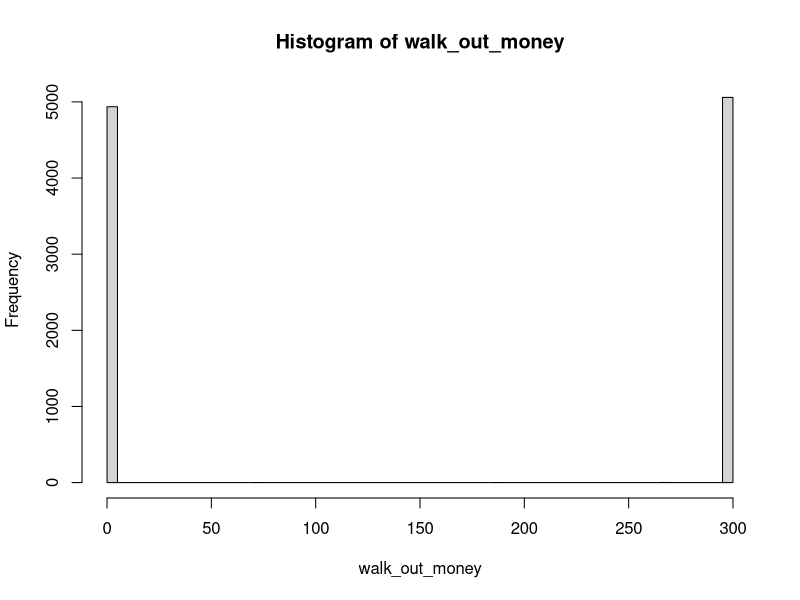
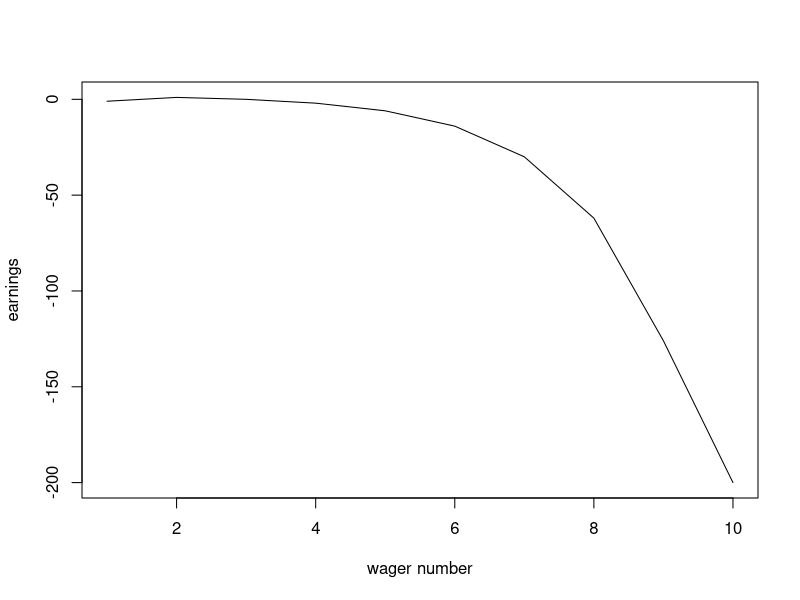

The R script that drew these images, in order: (Note: a time limit stopped this script after it produced the figures.)
## ---- chunk 1
library(dplyr)
one_play <- function(state){
  
    # Wager
    proposed_wager <- ifelse(state$previous_win, 1, 2*state$previous_wager)
    wager <- min(proposed_wager, state$M, state$B)
    
    # Spin of the wheel
    red <- rbinom(1,1,18/38)
    
    # Update state
    state$plays <- state$plays + 1
    state$previous_wager <- wager
    if(red){
      # WIN
      state$B <- state$B + wager
      state$previous_win <- TRUE
    }else{
      # LOSE
      state$B <- state$B - wager
      state$previous_win <- FALSE
    }
  state
}


#' Stopping rule
#'
#' Takes the state list and determines if the gambler has to stop
#' @param state A list.  See one_play
#' @return TRUE/FALSE
stop_play <- function(state){
  if(state$B <= 0) return(TRUE)
  if(state$plays >= state$L) return(TRUE)
  if(state$B >= state$W) return(TRUE)
  FALSE
}


#' Play roulette to either bankruptcy, success, or play limits
#'
#' @param B number, the starting budget
#' @param W number, the budget threshold for successfully stoping
#' @param L number, the maximum number of plays 
#' @param M number, the casino wager limit
#' @return A vector of budget values calculated after each play.
one_series <- function(
    B = 200
  , W = 300
  , L = 1000
  , M = 100
){

  # initial state
  state <- list(
    B = B
  , W = W
  , L = L
  , M = M
  , plays = 0
  , previous_wager = 0
  , previous_win = TRUE
  )
  
  # vector to store budget over series of plays
  budget <- rep(NA, L)
  
  # For loop of plays
  for(i in 1:L){
    new_state <- state %>% one_play
    budget[i] <- new_state$B
    if(new_state %>% stop_play){
      return(budget[1:i])
    }
    state <- new_state
  }
  budget    
}

# helper function
get_last <- function(x) x[length(x)] 


# Simulation
walk_out_money <- rep(NA, 10000)
for(j in seq_along(walk_out_money)){
  walk_out_money[j] <- one_series(B = 200, W = 300, L = 1000, M = 100) %>% get_last
}

# Walk out money distribution
hist(walk_out_money, breaks = 100)

# Estimated probability of walking out with extra cash
mean(walk_out_money > 200)

# Estimated earnings
mean(walk_out_money - 200)
## ---- chunk 2
earnings <- one_series(B = 200, W = 300, L = 1000, M = 100) - 200


plot(earnings,type="l",xlab="wager number")
## ---- chunk 3

#' A single play of the Martingale strategy
#'
#' Takes a state list, spins the roulette wheel, returns the state list with updated values (for example, budget, plays, etc)
#' @param state A list with the following entries: 
#'   B              number, the starting budget
#'   W              number, the budget threshold for successfully stoping
#'   L              number, the maximum number of plays 
#'   M              number, the casino wager limit
#'   plays          integer, the number of plays executed
#'   previous_wager number, the wager in the previous play (0 at first play)
#'   previous_win   TRUE/FALSE, indicator if the previous play was a win (TRUE at first play)
#' @return The updated state list
library(dplyr)
one_play <- function(state){
  
    # Wager
    proposed_wager <- ifelse(state$previous_win, 1, 2*state$previous_wager)
    wager <- min(proposed_wager, state$M, state$B)
    
    # Spin of the wheel
    red <- rbinom(1,1,18/38)
    
    # Update state
    state$plays <- state$plays + 1
    state$previous_wager <- wager
    if(red){
      # WIN
      state$B <- state$B + wager
      state$previous_win <- TRUE
    }else{
      # LOSE
      state$B <- state$B - wager
      state$previous_win <- FALSE
    }
  state
}


#' Stopping rule
#'
#' Takes the state list and determines if the gambler has to stop
#' @param state A list.  See one_play
#' @return TRUE/FALSE
stop_play <- function(state){
  if(state$B <= 0) return(TRUE)
  if(state$plays >= state$L) return(TRUE)
  if(state$B >= state$W) return(TRUE)
  FALSE
}


#' Play roulette to either bankruptcy, success, or play limits
#'
#' @param B number, the starting budget
#' @param W number, the budget threshold for successfully stoping
#' @param L number, the maximum number of plays 
#' @param M number, the casino wager limit
#' @return A vector of budget values calculated after each play.
one_series <- function(
    B = 200
  , W = 300
  , L = 1000
  , M = 100
){

  # initial state
  state <- list(
    B = B
  , W = W
  , L = L
  , M = M
  , plays = 0
  , previous_wager = 0
  , previous_win = TRUE
  )
  
  # vector to store budget over series of plays
  budget <- rep(NA, L)
  
  # For loop of plays
  for(i in 1:L){
    new_state <- state %>% one_play
    budget[i] <- new_state$B
    if(new_state %>% stop_play){
      return(budget[1:i])
    }
    state <- new_state
  }
  budget    
}

# helper function
get_last <- function(x) x[length(x)] 


# Simulation
store_outmoney <- rep(NA, 100)
for(i in 1:100){
b=i+200 # set a oringinal value of Starting budget

walk_out_money <- rep(NA, 1000)#when walking out, person has the money ///if we want to run a plot quickly, we should set with rep()'s time is smaller interger
for(j in seq_along(walk_out_money)){
  walk_out_money[j] <- one_series(B = b, W = 300, L = 1000, M = 100) %>% get_last#get_last is function(x) x[length(x)] 's value of last one

}
store_outmoney[i] <-mean(walk_out_money)#store_outmoney contains all of mean of walk_out_money




# Estimated earnings
y=mean(walk_out_money - 200)
}
xb<- 201:300 # original budget is from 201 to 300.
plot(x=xb,y=store_outmoney,type="l",xlab="Starting budget") #draw a line chart
## ---- chunk 4
#' A single play of the Martingale strategy
#'
#' Takes a state list, spins the roulette wheel, returns the state list with updated values (for example, budget, plays, etc)
#' @param state A list with the following entries: 
#'   B              number, the starting budget
#'   W              number, the budget threshold for successfully stoping
#'   L              number, the maximum number of plays 
#'   M              number, the casino wager limit
#'   plays          integer, the number of plays executed
#'   previous_wager number, the wager in the previous play (0 at first play)
#'   previous_win   TRUE/FALSE, indicator if the previous play was a win (TRUE at first play)
#' @return The updated state list
library(dplyr)
one_play <- function(state){
  
    # Wager
    proposed_wager <- ifelse(state$previous_win, 1, 2*state$previous_wager)
    wager <- min(proposed_wager, state$M, state$B)
    
    # Spin of the wheel
    red <- rbinom(1,1,18/38)
    
    # Update state
    state$plays <- state$plays + 1
    state$previous_wager <- wager
    if(red){
      # WIN
      state$B <- state$B + wager
      state$previous_win <- TRUE
    }else{
      # LOSE
      state$B <- state$B - wager
      state$previous_win <- FALSE
    }
  state
}


#' Stopping rule
#'
#' Takes the state list and determines if the gambler has to stop
#' @param state A list.  See one_play
#' @return TRUE/FALSE
stop_play <- function(state){
  if(state$B <= 0) return(TRUE)
  if(state$plays >= state$L) return(TRUE)
  if(state$B >= state$W) return(TRUE)
  FALSE
}


#' Play roulette to either bankruptcy, success, or play limits
#'
#' @param B number, the starting budget
#' @param W number, the budget threshold for successfully stoping
#' @param L number, the maximum number of plays 
#' @param M number, the casino wager limit
#' @return A vector of budget values calculated after each play.
one_series <- function(
    B = 200
  , W = 300
  , L = 1000
  , M = 100
){

  # initial state
  state <- list(
    B = B
  , W = W
  , L = L
  , M = M
  , plays = 0
  , previous_wager = 0
  , previous_win = TRUE
  )
  
  # vector to store budget over series of plays
  budget <- rep(NA, L)
  
  # For loop of plays
  for(i in 1:L){
    new_state <- state %>% one_play
    budget[i] <- new_state$B
    if(new_state %>% stop_play){
      return(budget[1:i])
    }
    state <- new_state
  }
  budget    
}

# helper function
get_last <- function(x) x[length(x)] 


# Simulation
store_outmoney <- rep(NA, 100)
for(i in 1:100){
w=i+200 # set a oringinal value of Starting budget

walk_out_money <- rep(NA, 1000)#when walking out, person has the money ///if we want to run a plot quickly, we should set with rep()'s time is smaller interger
for(j in seq_along(walk_out_money)){
  walk_out_money[j] <- one_series(B = 200, W = w, L = 1000, M = 100) %>% get_last#get_last is function(x) x[length(x)] 's value of last one

}
store_outmoney[i] <-mean(walk_out_money)#store_outmoney contains all of mean of walk_out_money





# Estimated earnings
y=mean(walk_out_money - 200)
}
xw<- 201:300 # the budget threshold for successfully stoping is from 201 to 300.
plot(x=xw,y=store_outmoney,type="l",xlab="the budget threshold for successfully stoping")#draw a line chart
## ---- chunk 5
#' A single play of the Martingale strategy
#'
#' Takes a state list, spins the roulette wheel, returns the state list with updated values (for example, budget, plays, etc)
#' @param state A list with the following entries: 
#'   B              number, the starting budget
#'   W              number, the budget threshold for successfully stoping
#'   L              number, the maximum number of plays 
#'   M              number, the casino wager limit
#'   plays          integer, the number of plays executed
#'   previous_wager number, the wager in the previous play (0 at first play)
#'   previous_win   TRUE/FALSE, indicator if the previous play was a win (TRUE at first play)
#' @return The updated state list
library(dplyr)
one_play <- function(state){
  
    # Wager
    proposed_wager <- ifelse(state$previous_win, 1, 2*state$previous_wager)
    wager <- min(proposed_wager, state$M, state$B)
    
    # Spin of the wheel
    red <- rbinom(1,1,18/38)
    
    # Update state
    state$plays <- state$plays + 1
    state$previous_wager <- wager
    if(red){
      # WIN
      state$B <- state$B + wager
      state$previous_win <- TRUE
    }else{
      # LOSE
      state$B <- state$B - wager
      state$previous_win <- FALSE
    }
  state
}


#' Stopping rule
#'
#' Takes the state list and determines if the gambler has to stop
#' @param state A list.  See one_play
#' @return TRUE/FALSE
stop_play <- function(state){
  if(state$B <= 0) return(TRUE)
  if(state$plays >= state$L) return(TRUE)
  if(state$B >= state$W) return(TRUE)
  FALSE
}


#' Play roulette to either bankruptcy, success, or play limits
#'
#' @param B number, the starting budget
#' @param W number, the budget threshold for successfully stoping
#' @param L number, the maximum number of plays 
#' @param M number, the casino wager limit
#' @return A vector of budget values calculated after each play.
one_series <- function(
    B = 200
  , W = 300
  , L = 1000
  , M = 100
){

  # initial state
  state <- list(
    B = B
  , W = W
  , L = L
  , M = M
  , plays = 0
  , previous_wager = 0
  , previous_win = TRUE
  )
  
  # vector to store budget over series of plays
  budget <- rep(NA, L)
  
  # For loop of plays
  for(i in 1:L){
    new_state <- state %>% one_play
    budget[i] <- new_state$B
    if(new_state %>% stop_play){
      return(budget[1:i])
    }
    state <- new_state
  }
  budget    
}

# helper function
get_last <- function(x) x[length(x)] 


# Simulation
store_outmoney <- rep(NA, 100)
for(i in 1:100){
l=i+900 # set a oringinal value of Starting budget

walk_out_money <- rep(NA, 1000)#when walking out, person has the money ///if we want to run a plot quickly, we should set with rep()'s time is smaller interger
for(j in seq_along(walk_out_money)){
  walk_out_money[j] <- one_series(B = 200, W = 300, L = l, M = 100) %>% get_last#get_last is function(x) x[length(x)] 's value of last one

}
store_outmoney[i] <-mean(walk_out_money)#store_outmoney contains all of mean of walk_out_money





# Estimated earnings
y=mean(walk_out_money - 200)
}
xl<- 901:1000 # the maximum number of plays is from 901 to 1000.
plot(x=xl,y=store_outmoney,type="l",xlab="the maximum number of plays")#draw a line chart
## ---- chunk 6

#' A single play of the Martingale strategy
#'
#' Takes a state list, spins the roulette wheel, returns the state list with updated values (for example, budget, plays, etc)
#' @param state A list with the following entries: 
#'   B              number, the starting budget
#'   W              number, the budget threshold for successfully stoping
#'   L              number, the maximum number of plays 
#'   M              number, the casino wager limit
#'   plays          integer, the number of plays executed
#'   previous_wager number, the wager in the previous play (0 at first play)
#'   previous_win   TRUE/FALSE, indicator if the previous play was a win (TRUE at first play)
#' @return The updated state list
library(dplyr)
one_play <- function(state){
  
    # Wager
    proposed_wager <- ifelse(state$previous_win, 1, 2*state$previous_wager)
    wager <- min(proposed_wager, state$M, state$B)
    
    # Spin of the wheel
    red <- rbinom(1,1,18/38)
    
    # Update state
    state$plays <- state$plays + 1
    state$previous_wager <- wager
    if(red){
      # WIN
      state$B <- state$B + wager
      state$previous_win <- TRUE
    }else{
      # LOSE
      state$B <- state$B - wager
      state$previous_win <- FALSE
    }
  state
}


#' Stopping rule
#'
#' Takes the state list and determines if the gambler has to stop
#' @param state A list.  See one_play
#' @return TRUE/FALSE
stop_play <- function(state){
  if(state$B <= 0) return(TRUE)
  if(state$plays >= state$L) return(TRUE)
  if(state$B >= state$W) return(TRUE)
  FALSE
}


#' Play roulette to either bankruptcy, success, or play limits
#'
#' @param B number, the starting budget
#' @param W number, the budget threshold for successfully stoping
#' @param L number, the maximum number of plays 
#' @param M number, the casino wager limit
#' @return A vector of budget values calculated after each play.
one_series <- function(
    B = 200
  , W = 300
  , L = 1000
  , M = 100
){

  # initial state
  state <- list(
    B = B
  , W = W
  , L = L
  , M = M
  , plays = 0
  , previous_wager = 0
  , previous_win = TRUE
  )
  
  # vector to store budget over series of plays
  budget <- rep(NA, L)
  
  # For loop of plays
  for(i in 1:L){
    new_state <- state %>% one_play
    budget[i] <- new_state$B
    if(new_state %>% stop_play){
      return(budget[1:i])
    }
    state <- new_state
  }
  budget    
}

# helper function
get_last <- function(x) x[length(x)] 


# Simulation
store_outmoney <- rep(NA, 100)
for(i in 1:100){
m=i+50 # set a oringinal value of Starting budget

walk_out_money <- rep(NA, 1000)#when walking out, person has the money ///if we want to run a plot quickly, we should set with rep()'s time is smaller interger
for(j in seq_along(walk_out_money)){
  walk_out_money[j] <- one_series(B = 200, W = 300, L = 1000, M = m) %>% get_last#get_last is function(x) x[length(x)] 's value of last one

}
store_outmoney[i] <-mean(walk_out_money)#store_outmoney contains all of mean of walk_out_money





# Estimated earnings
y=mean(walk_out_money - 200)
}
xm<- 51:150 # number, the casino wager limit is from 51 to 150.
plot(x=xm,y=store_outmoney,type="l",xlab="the casino wager limit")#draw a line chart
## ---- chunk 7
get_play <- function(x) length(x) #get_play(x) = length(x)
play_number <- rep(NA, 1000)
for(j in seq_along(play_number)){
  play_number[j] <- one_series(B = 200, W = 300, L = 1000, M = 100) %>% get_play
}
mean(play_number)
